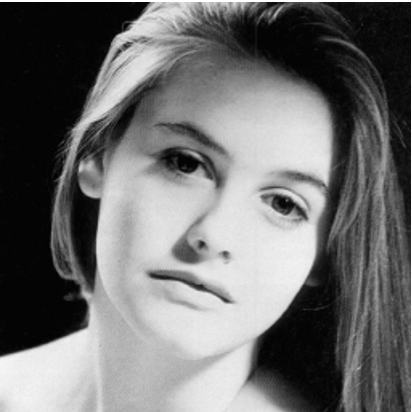
#> input picture lady_face.png, 412 x 412 px, found by its file name
$ python laplacian_of_gaus.py
#> lines starting #> are read from the running program, lines starting #| are printed output that depends on the picture
from PIL import Image
import numpy as np
import math, cv2
from matplotlib import pyplot as plt
from timeit import default_timer as timer


def get_LoG(x,y, sigma):
    nominator = ((y**2)+(x**2)-2*(sigma**2))
    denominator = ((2*math.pi*(sigma**6)))
    exponent = math.exp(-((x**2)+(y**2))/2*(sigma**2))
    LoG = nominator*exponent/denominator
    return LoG

def create_log(sigma, size=3):
    w = math.ceil(float(size)*float(sigma))

    if(w%2 == 0):
        w = w + 1

    l_o_g_mask = []

    w_range = int(math.floor(w/2))
    print(w_range)
    print("Going from " + str(-w_range) + " to " + str(w_range))
    for i in range(-w_range, w_range+1):
        for j in range(-w_range, w_range+1):
            print("hello")
            l_o_g_mask.append(get_LoG(i,j,sigma))
    print(len(l_o_g_mask))
    print(l_o_g_mask)
    l_o_g_mask = np.array(l_o_g_mask)
    l_o_g_mask = l_o_g_mask.reshape(w,w)
    return l_o_g_mask

def convolve(image, mask):
    width = image.shape[1]
    height = image.shape[0]
    w_range = int(math.floor(mask.shape[0]/2))

    res_image = np.zeros((height, width))

    # Iterate over every pixel that can be covered by the mask
    for i in range(w_range,width-w_range):
        for j in range(w_range,height-w_range):
            # Then convolute with the mask
            for k in range(-w_range,w_range):
                for h in range(-w_range,w_range):
                    res_image[j, i] += mask[w_range+h,w_range+k]*image[j+h,i+k]
    return res_image

def run_l_o_g(bin_image, sigma_val, size_val=3):
    # Create the l_o_g mask
    print("creating mask")
    l_o_g_mask = create_log(sigma_val, size_val)

    # Smooth the image by convolving with the LoG mask
    print("smoothing")
    l_o_g_image = convolve(bin_image, l_o_g_mask)

    # Display the smoothed imgage
    # blurred = plt.fig.add_subplot(1,4,2)
    # plt.imshow(l_o_g_image, cmap='gray')
    # plt.show()
    return l_o_g_image

    # [9 lines of commented-out code are left out]


if __name__ == "__main__":

    image_path = "/Users/marynavek/Projects/ImageProcessing/lady_face.png"

    # image = Image.open(image_path).convert("L")
    # img = Image.open(image_path).convert("L")
    image = cv2.imread(image_path, 2)
#> image: shape (412, 412); min 0, max 255, mean 110.6
    image = cv2.resize(image, (64,64))
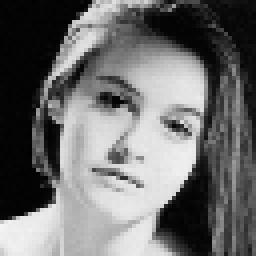
#> image: shape (64, 64) (shown 4 times larger); min 1, max 244, mean 109.1

    # [11 lines of commented-out code are left out]
    transform = run_l_o_g(image, 1)
#> after the loop in convolve, `for i in range(w_range,width-w_range):`:
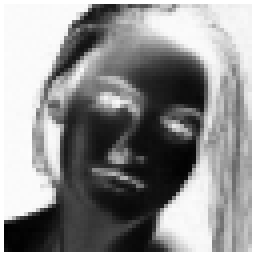
#> res_image: shape (64, 64) float64 (shown 4 times larger); min -123.2, max 0, mean -53.23; drawn with min black and max white
    plt.imshow(transform, cmap='gray')
    plt.show()

$ run again, with Natural-images-a-Cameraman-256-x256-b-Leena-256-x-256-c-Parrot-256-x-256-d.png copied over lady_face.png
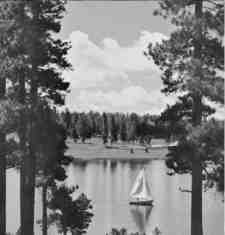
#> input picture Natural-images-a-Cameraman-256-x256-b-Leena-256-x-256-c-Parrot-256-x-256-d.png, 225 x 235 px, found by its file name
#> image is the input picture: shape (235, 225); min 0, max 254, mean 125.3
#> `image = cv2.resize(image, (64,64))`:
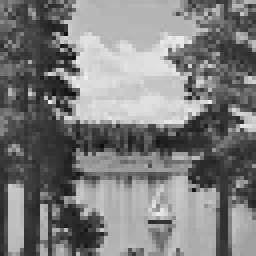
#> image: shape (64, 64) (shown 4 times larger); min 12, max 237, mean 125.2
#> after the loop in convolve, `for i in range(w_range,width-w_range):`:
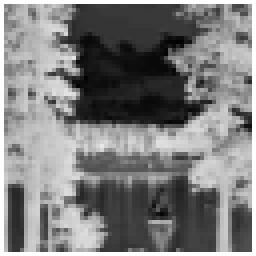
#> res_image: shape (64, 64) float64 (shown 4 times larger); min -119, max 0, mean -60.47; drawn with min black and max white
